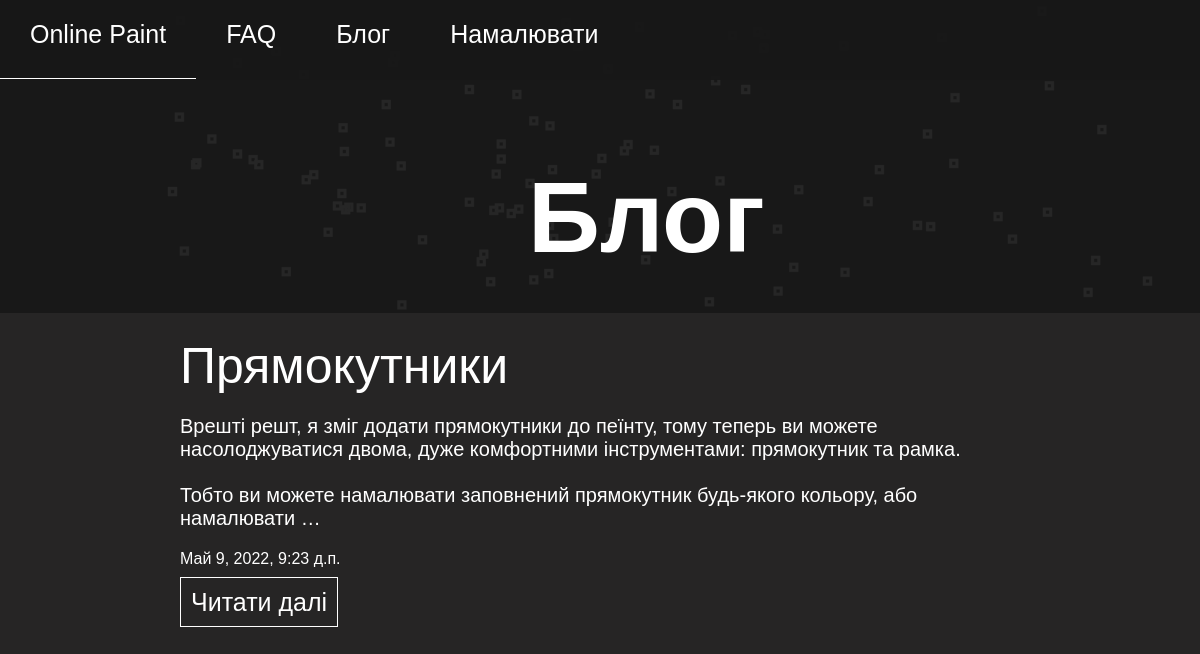
The page //post_list on the database its author committed.
### onlinePaint/apps/posts/models.py (models this page shows, shortened)
class Post(models.Model):
	title = models.CharField("Заголовок", max_length = 300)
	text = models.TextField("Текст")
	image = models.ImageField(upload_to = "images/", default='', blank=True)
	pub_date = models.DateTimeField("Дата публикации", default = timezone.now())
	class Meta:
		verbose_name = "Пост"
		verbose_name_plural = "Посты"

### onlinePaint/apps/posts/views.py (the view)
# urls.py: path('/post_list', views.post_list, name="post_list"),
def post_list(request):
	latest_posts = Post.objects.order_by('-pub_date')
	page = request.GET.get('page', 1)
	paginator = Paginator(latest_posts, 10)
	try:
		posts = paginator.page(page)
	except PageNotAnInteger:
		posts = paginator.page(1)
	except EmptyPage:
		posts = paginator.page(paginator.num_pages)
	return render(request, 'posts/post_list.html', {'latest_posts': latest_posts, 'posts': posts});

### onlinePaint/templates/posts/post_list.html (shortened to what this page needs)
{% extends 'base.html' %}
{% block content %}
	<div class="blogStart">
		<canvas id="blogCanvas" style="width:100%;"></canvas>
		<h1>Блог</h1>
	</div>
	{% if posts %}
	<center>
		<div class="posts">
			{% for p in posts %}
				<div class="post">
					<a href="{% url 'posts:post_detail' p.id %}" class="post_title">{{p.title}}</a>
					<p class="text">{{p.text|truncatewords_html:30|safe|linebreaksbr}}</p>
					<p class="pub_date">{{p.pub_date}}</p>
					<a href="{% url 'posts:post_detail' p.id %}" class="read">Читати далі</a>
				</div>
			{% endfor %}
		</div>
	</center>
	{% else %}
		<p>Посты не найдены</p>
	{% endif %}
{% endblock %}

### media/style.css (style rules this page uses)
* { margin: 0; padding: 0; font-family: sans-serif; scroll-behavior: smooth; }

### media/paint.css (style rules this page uses)
body { background-color: #262525; }

### media/blog.css (style rules this page uses)
body { background-color: #262525; }
.blogStart > h1 { position: absolute; top: 20%; left: 44%; font-size: 100px; color: white; animation: fadeInUp; animation-duration: 2s; }
.posts { width: 70%; }
.post { margin-top: 20px; width: 100%; max-height: 700px; text-align: left; margin-bottom: 70px; }
.post > .post_title { color: white; text-decoration: none; font-size: 50px; }
.post > .text { color: white; font-size: 20px; margin-top: 20px; margin-bottom: 20px; }
.post > .pub_date { color: white; font-weight: italic; margin-bottom: 20px; }
.post > .read { color: white; padding: 10px; text-decoration: none; border: 1px solid white; transition: .2s; font-size: 25px; }

### rows shown on the page
Post: title "Прямокутники", text "Врешті решт, я зміг додати прямокутники до пеїнту, тому теперь ви можете насолоджуватися двома, дуже комфортними інструментами: прямокутник та рамка. Тобто ви можете намалювати заповнений прямокутник будь-якого кольору, або намалювати …", pub_date "Май 9, 2022, 9:23 д.п."
